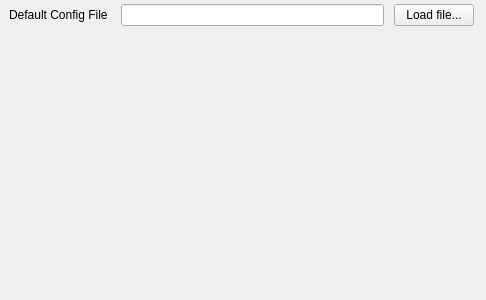
<?xml version="1.0" encoding="UTF-8"?>
<ui version="4.0">
 <class>ImportExportGadgetOptionsPage</class>
 <widget class="QWidget" name="ImportExportGadgetOptionsPage">
  <property name="geometry">
   <rect>
    <x>0</x>
    <y>0</y>
    <width>486</width>
    <height>300</height>
   </rect>
  </property>
  <property name="sizePolicy">
   <sizepolicy hsizetype="Expanding" vsizetype="Expanding">
    <horstretch>0</horstretch>
    <verstretch>0</verstretch>
   </sizepolicy>
  </property>
  <property name="windowTitle">
   <string>Form</string>
  </property>
  <widget class="QWidget" name="verticalLayoutWidget">
   <property name="geometry">
    <rect>
     <x>-1</x>
     <y>-1</y>
     <width>485</width>
     <height>339</height>
    </rect>
   </property>
   <layout class="QVBoxLayout" name="verticalLayout" stretch="0,0">
    <property name="sizeConstraint">
     <enum>QLayout::SetMinimumSize</enum>
    </property>
    <property name="leftMargin">
     <number>10</number>
    </property>
    <property name="topMargin">
     <number>5</number>
    </property>
    <property name="rightMargin">
     <number>10</number>
    </property>
    <property name="bottomMargin">
     <number>10</number>
    </property>
    <item>
     <layout class="QHBoxLayout" name="horizontalLayout" stretch="0,0,0">
      <property name="spacing">
       <number>10</number>
      </property>
      <property name="sizeConstraint">
       <enum>QLayout::SetMaximumSize</enum>
      </property>
      <property name="bottomMargin">
       <number>10</number>
      </property>
      <item>
       <widget class="QLabel" name="label">
        <property name="text">
         <string>Default Config File </string>
        </property>
       </widget>
      </item>
      <item>
       <widget class="QLineEdit" name="svgSourceFile"/>
      </item>
      <item>
       <widget class="QPushButton" name="loadFile">
        <property name="text">
         <string>Load file...</string>
        </property>
       </widget>
      </item>
     </layout>
    </item>
    <item>
     <spacer name="verticalSpacer">
      <property name="orientation">
       <enum>Qt::Vertical</enum>
      </property>
      <property name="sizeHint" stdset="0">
       <size>
        <width>20</width>
        <height>40</height>
       </size>
      </property>
     </spacer>
    </item>
   </layout>
  </widget>
 </widget>
 <resources/>
 <connections/>
</ui>
